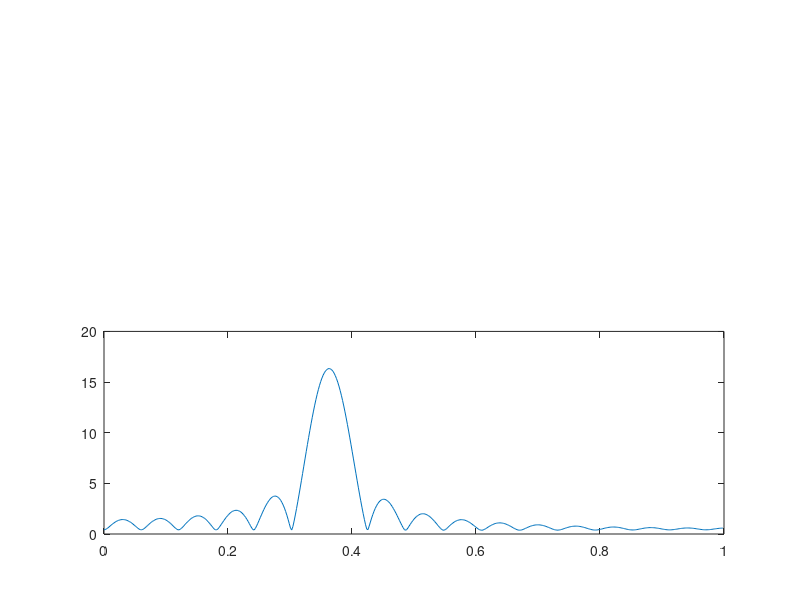

Source code (MATLAB):
clc;clear all,close all
% y(n)=x(Mn)   downsampling
N_fft=1024
M=4;
n=0:127;
x=cos((pi*n)/11);
y=x(1:M:end);
X=fft(x,N_fft)
Y=fft(y,N_fft)
f=[0:N_fft/2-1]/(N_fft/2);
figure
subplot(2,1,2),plot(f,abs(Y(1:N_fft/2)))